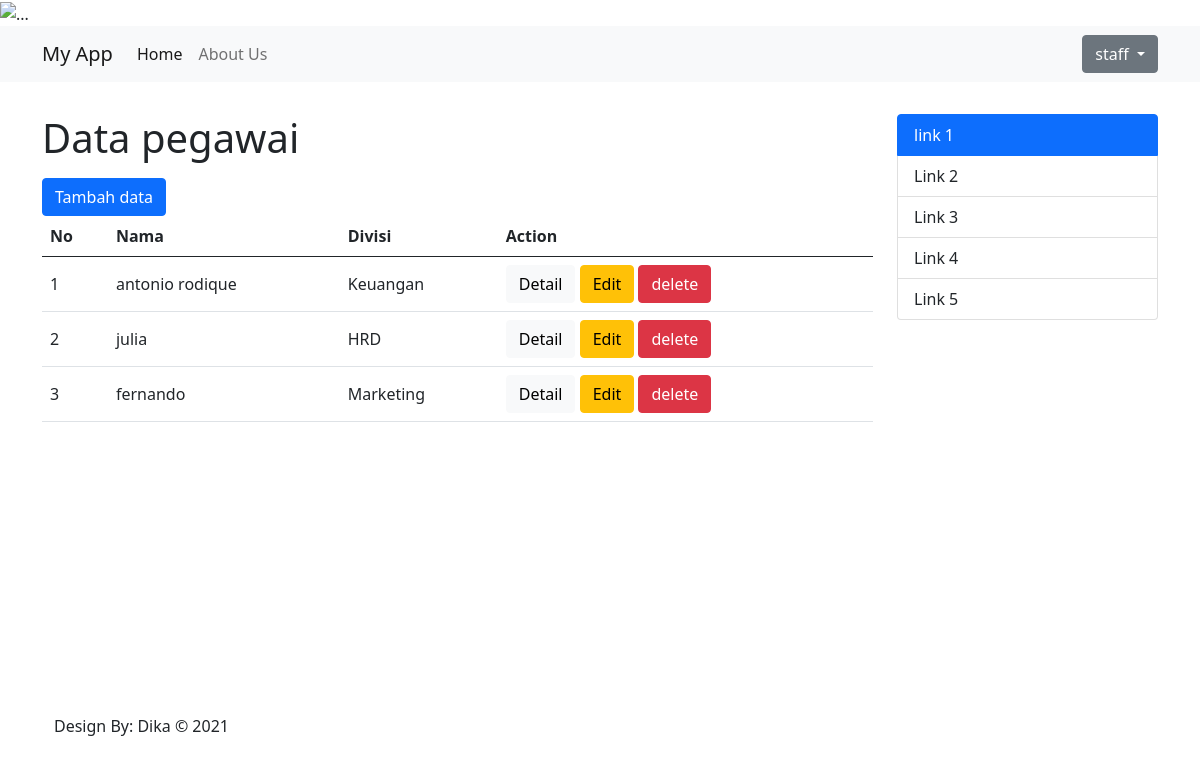
/index.php?hal=data-pegawai (signed in), run on the app's committed database.
### tables this page shows
CREATE TABLE `Pegawai` (
  `id` int(11) NOT NULL,
  `nip` varchar(5) NOT NULL,
  `nama` varchar(50) NOT NULL,
  `email` varchar(50) NOT NULL,
  `agama` enum('Islam','Protestan','Katolik','Hindu','Buddha','Konghucu') NOT NULL,
  `iddivisi` int(11) NOT NULL,
  `foto` varchar(50) NOT NULL
);

CREATE TABLE `Divisi` (
  `id` int(11) NOT NULL,
  `nama` varchar(50) NOT NULL
);

### config/koneksi.php (called while the page is built, shortened)
<?php
class Db {
    protected $servername = "localhost";
    protected $username = "root";
    protected $password = "";
    public function __construct() {
        try {
            $this->conn = new PDO("mysql:host=$this->servername;dbname=dbpegawai",$this->username, $this->password);
        } catch (PDOException $e) {
            echo "Connection failed: ", $e->getMessage();
        }
    }
}

### models/Pegawai.php (called while the page is built, shortened)
<?php
class Pegawai extends Db {
    public function selectData(){
        $stmt = $this->conn->prepare("SELECT Pegawai.id, Pegawai.nama, Divisi.nama as namaDivisi FROM Pegawai INNER JOIN Divisi ON Pegawai.iddivisi = Divisi.id");
        $stmt->execute();
        $stmt->setFetchMode(PDO::FETCH_ASSOC);
        return $stmt->fetchAll();
    }
}

### component/dataPegawai.php (the view, shortened to what this page needs)
<?php
require 'config/koneksi.php';
require 'models/Pegawai.php';
?>
<div>
    <h1 class="mb-3">Data pegawai</h1>
    <a href="index.php?hal=tambah-data" class="btn btn-primary">Tambah data</a>
    <table class="table align-middle table-hover">
        <thead>
            <tr>
            <th scope="col">No</th>
            <th scope="col">Nama</th>
            <th scope="col">Divisi</th>
            <th scope="col">Action</th>
            </tr>
        </thead>
        <tbody>
            <?php
            $dataPegawai = new Pegawai();
            $no = 1;
            foreach($dataPegawai->selectData() as $data): ?>
                <form action="controllers/pegawaiController.php" method="POST">
                    <tr>
                        <td><?=$no?></td>
                        <td><?=$data['nama']?></td>
                        <td><?=$data['namaDivisi']?></td>
                        <td>
                            <a href="index.php?hal=detail-data&id=<?=$data['id']?>" class="btn btn-light">Detail</a>
                            <a href="index.php?hal=edit-data&id=<?=$data['id']?>" class="btn btn-warning">Edit</a>
                            <?php if ($_SESSION['member']['role'] == "staff"): ?>
                                <input type="submit" value="delete" name="delete" class="btn btn-danger" onclick="return confirm('Yakin mau di hapus ?')"/>
                            <?php endif;?>
                        </td>
                    </tr>
                </form>
                <?php $no++;?>
            <?php endforeach;?>
        </tbody>
    </table>
</div>

### component/head.php (style rules this page uses)
body { overflow-x: hidden; }

### data on the page
pegawai: nama "antonio rodique", iddivisi.nama "Keuangan"
pegawai: nama "julia", iddivisi.nama "HRD"
pegawai: nama "fernando", iddivisi.nama "Marketing"

### other printed values
$_SESSION['member']['fullname'] "staff"
